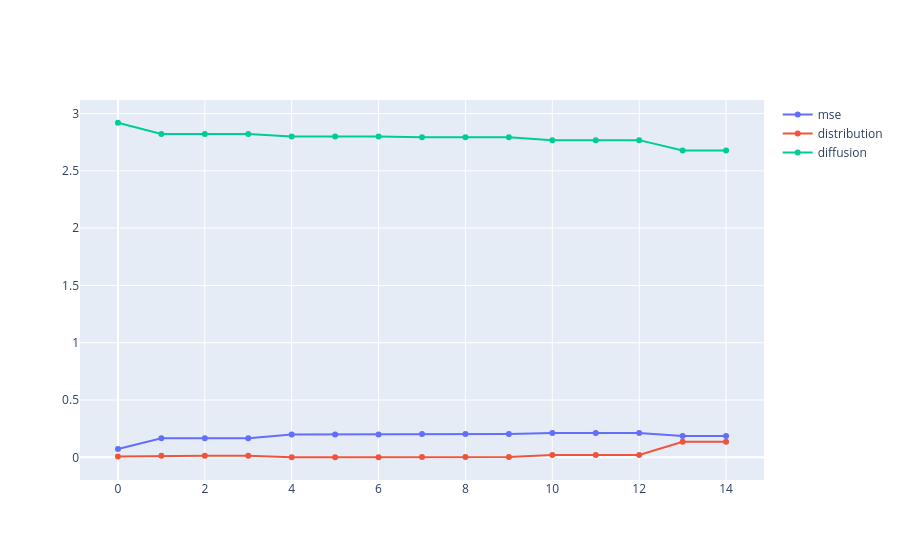

Notebook code cell kept with this figure:
### Code cell
fig.show()

### Figure 1 — Plotly figure (JSON) as saved in the notebook; plotly's stock layout.template omitted (floating-point values rounded to 4 significant figures)
{"data": [{"name": "mse", "type": "scatter", "x": [0, 1, 2, 3, 4, 5, 6, 7, 8, 9, 10, 11, 12, 13, 14], "y": [0.07299, 0.1655, 0.1655, 0.1655, 0.1988, 0.1988, 0.1988, 0.2042, 0.2042, 0.2042, 0.2112, 0.2112, 0.2112, 0.1852, 0.1852]}, {"name": "distribution", "type": "scatter", "x": [0, 1, 2, 3, 4, 5, 6, 7, 8, 9, 10, 11, 12, 13, 14], "y": [0.007299, 0.01304, 0.01304, 0.01304, 0.0005517, 0.0005517, 0.0005517, 0.003323, 0.003323, 0.003323, 0.02082, 0.02082, 0.02082, 0.1362, 0.1362]}, {"name": "diffusion", "type": "scatter", "x": [0, 1, 2, 3, 4, 5, 6, 7, 8, 9, 10, 11, 12, 13, 14], "y": [2.92, 2.822, 2.822, 2.822, 2.801, 2.801, 2.801, 2.793, 2.793, 2.793, 2.768, 2.768, 2.768, 2.679, 2.679]}], "layout": {}}
